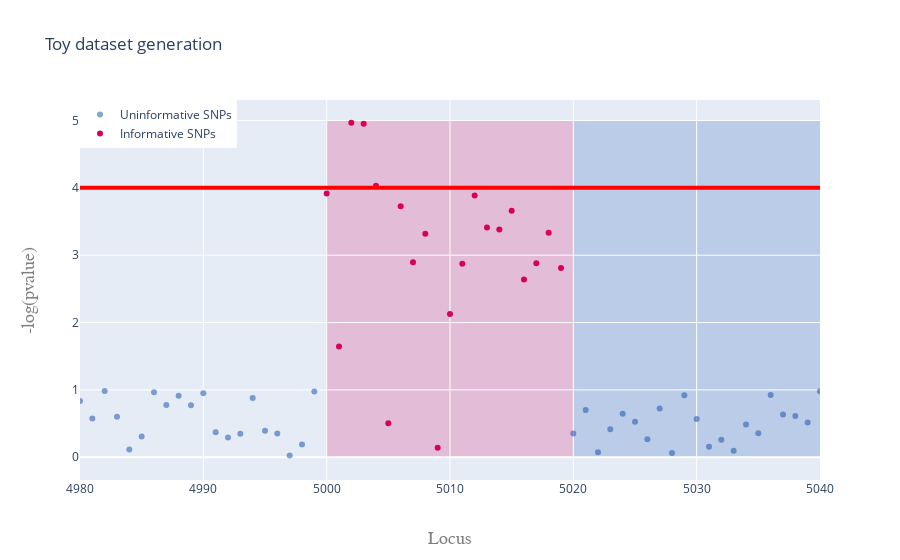

Write notebook code for a chart like this one.
### Code cell
fig.update_xaxes(range=[4980, 5040])
fig.update_layout(
    shapes=[
        # unfilled Rectangle
        go.layout.Shape(
            type="rect",
            x0=4980,
            y0=0,
            x1=5000,
            y1=5,
            opacity=0.2,
            layer='below',
            line_width=0,
            fillcolor="#104BA9",
        ),
        # filled Rectangle
        go.layout.Shape(
            type="rect",
            x0=5000,
            y0=0,
            x1=5020,
            y1=5,
            opacity=0.2,
            layer='below',
            line_width=0,
            fillcolor="#D9005B",
        ),
        
        go.layout.Shape(
            type="rect",
            x0=5020,
            y0=0,
            x1=5040,
            y1=5,
            opacity=0.2,
            layer='below',
            line_width=0,
            fillcolor="#104BA9",
        ),
    ]
)
fig.show()

### Figure 1 — Plotly figure (JSON) as saved in the notebook; plotly's stock layout.template omitted (floating-point values rounded to 4 significant figures; data arrays with more than 128 entries replaced by an {"elided": "..."} marker saying what was removed)
{"data": [{"marker": {"color": "#104BA9"}, "mode": "markers", "name": "Uninformative SNPs", "opacity": 0.5, "type": "scatter", "x": {"elided": "10000 int values"}, "y": {"elided": "10000 float values"}}, {"marker": {"color": "#D9005B"}, "mode": "markers", "name": "Informative SNPs", "opacity": 1, "type": "scatter", "x": [5000, 5001, 5002, 5003, 5004, 5005, 5006, 5007, 5008, 5009, 5010, 5011, 5012, 5013, 5014, 5015, 5016, 5017, 5018, 5019], "y": [3.917, 1.643, 4.967, 4.954, 4.033, 0.5055, 3.727, 2.894, 3.319, 0.1417, 2.129, 2.874, 3.888, 3.412, 3.382, 3.66, 2.638, 2.881, 3.335, 2.811]}], "layout": {"legend": {"x": 0, "y": 1}, "shapes": [{"line": {"color": "Red", "width": 4}, "name": "Significance level t_star", "type": "line", "x0": 2, "x1": 500020, "y0": 4, "y1": 4}, {"fillcolor": "#D9005B", "layer": "below", "line": {"width": 0}, "opacity": 0.2, "type": "rect", "x0": 5000, "x1": 5020, "y0": 0, "y1": 5}, {"fillcolor": "#104BA9", "layer": "below", "line": {"width": 0}, "opacity": 0.2, "type": "rect", "x0": 5020, "x1": 5040, "y0": 0, "y1": 5}], "title": {"text": "Toy dataset generation"}, "xaxis": {"range": [4980, 5040], "title": {"font": {"color": "#7f7f7f", "family": "Courier New, monospace", "size": 18}, "text": "Locus"}}, "yaxis": {"title": {"font": {"color": "#7f7f7f", "family": "Courier New, monospace", "size": 18}, "text": "-log(pvalue)"}}}}
